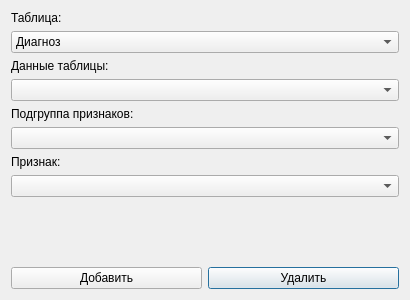
<?xml version="1.0" encoding="UTF-8"?>
<ui version="4.0">
 <class>TableSetting</class>
 <widget class="QDialog" name="TableSetting">
  <property name="geometry">
   <rect>
    <x>0</x>
    <y>0</y>
    <width>410</width>
    <height>300</height>
   </rect>
  </property>
  <property name="minimumSize">
   <size>
    <width>410</width>
    <height>280</height>
   </size>
  </property>
  <property name="maximumSize">
   <size>
    <width>410</width>
    <height>350</height>
   </size>
  </property>
  <property name="windowTitle">
   <string>Настройка таблиц</string>
  </property>
  <layout class="QGridLayout" name="gridLayout">
   <item row="2" column="1">
    <widget class="QPushButton" name="pushButton_2">
     <property name="text">
      <string>Удалить</string>
     </property>
    </widget>
   </item>
   <item row="1" column="0" colspan="2">
    <spacer name="verticalSpacer">
     <property name="orientation">
      <enum>Qt::Vertical</enum>
     </property>
     <property name="sizeHint" stdset="0">
      <size>
       <width>389</width>
       <height>8</height>
      </size>
     </property>
    </spacer>
   </item>
   <item row="0" column="0" colspan="2">
    <layout class="QVBoxLayout" name="verticalLayout">
     <item>
      <widget class="QLabel" name="label">
       <property name="text">
        <string>Таблица:</string>
       </property>
      </widget>
     </item>
     <item>
      <widget class="QComboBox" name="comboBox">
       <item>
        <property name="text">
         <string>Диагноз</string>
        </property>
       </item>
       <item>
        <property name="text">
         <string>Окраска</string>
        </property>
       </item>
       <item>
        <property name="text">
         <string>Увеличение</string>
        </property>
       </item>
       <item>
        <property name="text">
         <string>Тип клетки</string>
        </property>
       </item>
       <item>
        <property name="text">
         <string>Группа признаков</string>
        </property>
       </item>
       <item>
        <property name="text">
         <string>Подгруппа признаков</string>
        </property>
       </item>
       <item>
        <property name="text">
         <string>Признак</string>
        </property>
       </item>
      </widget>
     </item>
     <item>
      <widget class="QLabel" name="label_2">
       <property name="text">
        <string>Данные таблицы:</string>
       </property>
      </widget>
     </item>
     <item>
      <widget class="QComboBox" name="comboBox_2"/>
     </item>
     <item>
      <widget class="QLabel" name="label_3">
       <property name="text">
        <string>Подгруппа признаков:</string>
       </property>
      </widget>
     </item>
     <item>
      <widget class="QComboBox" name="comboBox_3"/>
     </item>
     <item>
      <widget class="QLabel" name="label_4">
       <property name="text">
        <string>Признак:</string>
       </property>
      </widget>
     </item>
     <item>
      <widget class="QComboBox" name="comboBox_4"/>
     </item>
    </layout>
   </item>
   <item row="2" column="0">
    <widget class="QPushButton" name="pushButton">
     <property name="text">
      <string>Добавить</string>
     </property>
    </widget>
   </item>
  </layout>
 </widget>
 <resources/>
 <connections/>
</ui>
